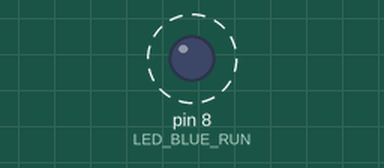
The sketch below on a simulated Arduino Uno, built with avr-gcc and run on an emulated ATmega328P. Parts: output pins drawn as LEDs (lit = HIGH). Dashed ring = blinking.

Above: at 0.05 s.
Timing chart, 0 to 3.0 s (numbered marks = the images above):
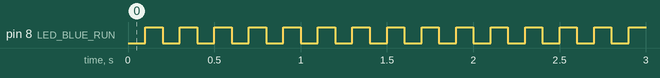

Measured:
- by itself, pin 8 (LED_BLUE_RUN): alternates HIGH for 0.10 s and LOW for 0.10 s

The sketch:

arduino_timerone.ino
```cpp
/* 라이브러리 설치방법
 *  라이브러리 파일 : TimerOne-r11.zip
 *  라이브러리 파일 다운로드 주소 : https://code.google.com/archive/p/arduino-timerone/downloads
 *  라이브러리 파일 설치방법
 *  1) 압축을 풀어서 c:\Program Files (x86)\Arduino\hardware\arduino\avr\libraries 폴더에
 *     c:\Program Files (x86)\Arduino\hardware\arduino\avr\libraries\TimerOne 경로를 만들고
 *     만든 경로에 복사를 하면 된다.
 *
 *  참고 사이트 : https://playground.arduino.cc/Code/Timer1/
 *              https://playground.arduino.cc/Code/
 */
#include <TimerOne.h>

#define LED_BLUE_RUN    8

/// ----------------------------------------------------------------------------------
void setup()
{
  pinMode(LED_BLUE_RUN, OUTPUT);

  // 아래의 함수에 의하여 Interval Timer를 설정하고 지정된 인터벌 Time간격으로 실행될 함수를 지정한다.
  // void initialize(long microseconds=1000000); // = 1,000,000us
  Timer1.initialize(100000); // 100000us = 100ms = 0.1 sec
  //Timer1.initialize(500000); // 500ms sec = 0.5 sec
  //Timer1.initialize(250000); // 250ms sec = 0.25 sec
  Timer1.attachInterrupt( timerIsr ); // timerIsr(인터럼트함수) 함수명 지정
}

/// ----------------------------------------------------------------------------------
void loop()
{
}

/// ----------------------------------------------------------------------------------
void timerIsr() // 인터럽트 실행 함수
{
    digitalWrite(LED_BLUE_RUN, digitalRead(LED_BLUE_RUN)^1 ); //LED 토글
}
```
